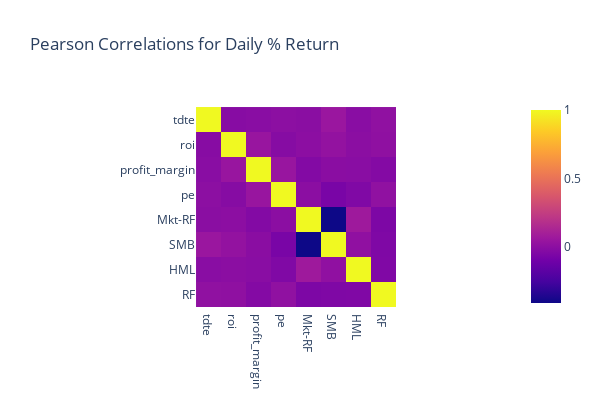

The cell this chart's notebook holds for it:
### Markdown cell above
We see that strategies that trade quantiles in profit_margin and ROI are significantly more volatile than ones that trade P/E and debt/market cap quantiles.

Let's look at the strategy returns (daily %) correlations with each other, and with Fama-French factor returns.

### Code cell
print(daily_pct_returns.corr())
px.imshow(
    daily_pct_returns.corr(),
    title='Pearson Correlations for Daily % Return',
    height=400, width=600,
)

### Figure 1 — Plotly figure (JSON) as saved in the notebook; plotly's stock layout.template omitted (floating-point values rounded to 4 significant figures)
{"data": [{"coloraxis": "coloraxis", "hovertemplate": "x: %{x}<br>y: %{y}<br>color: %{z}<extra></extra>", "name": "0", "type": "heatmap", "x": ["tdte", "roi", "profit_margin", "pe", "Mkt-RF", "SMB", "HML", "RF"], "xaxis": "x", "y": ["tdte", "roi", "profit_margin", "pe", "Mkt-RF", "SMB", "HML", "RF"], "yaxis": "y", "z": [[1, -0.0157, -0.01157, 0.001605, -0.005002, 0.05162, -0.009914, 0.01786], [-0.0157, 1, 0.04476, -0.01944, -0.0004598, 0.02678, -0.0007234, 0.01131], [-0.01157, 0.04476, 1, 0.04567, -0.03224, -0.007191, -0.009769, -0.03003], [0.001605, -0.01944, 0.04567, 1, -0.004284, -0.06886, -0.04213, 0.01721], [-0.005002, -0.0004598, -0.03224, -0.004284, 1, -0.4087, 0.07213, -0.05326], [0.05162, 0.02678, -0.007191, -0.06886, -0.4087, 1, 0.0146, -0.04724], [-0.009914, -0.0007234, -0.009769, -0.04213, 0.07213, 0.0146, 1, -0.04533], [0.01786, 0.01131, -0.03003, 0.01721, -0.05326, -0.04724, -0.04533, 1]]}], "layout": {"coloraxis": {"colorscale": [[0, "#0d0887"], [0.1111, "#46039f"], [0.2222, "#7201a8"], [0.3333, "#9c179e"], [0.4444, "#bd3786"], [0.5556, "#d8576b"], [0.6667, "#ed7953"], [0.7778, "#fb9f3a"], [0.8889, "#fdca26"], [1, "#f0f921"]]}, "height": 400, "title": {"text": "Pearson Correlations for Daily % Return"}, "width": 600, "xaxis": {"anchor": "y", "autorange": true, "constrain": "domain", "domain": [0.2686, 0.7314], "range": [-0.5, 7.5], "scaleanchor": "y", "type": "category"}, "yaxis": {"anchor": "x", "autorange": true, "constrain": "domain", "domain": [0, 1], "range": [7.5, -0.5], "type": "category"}}}
